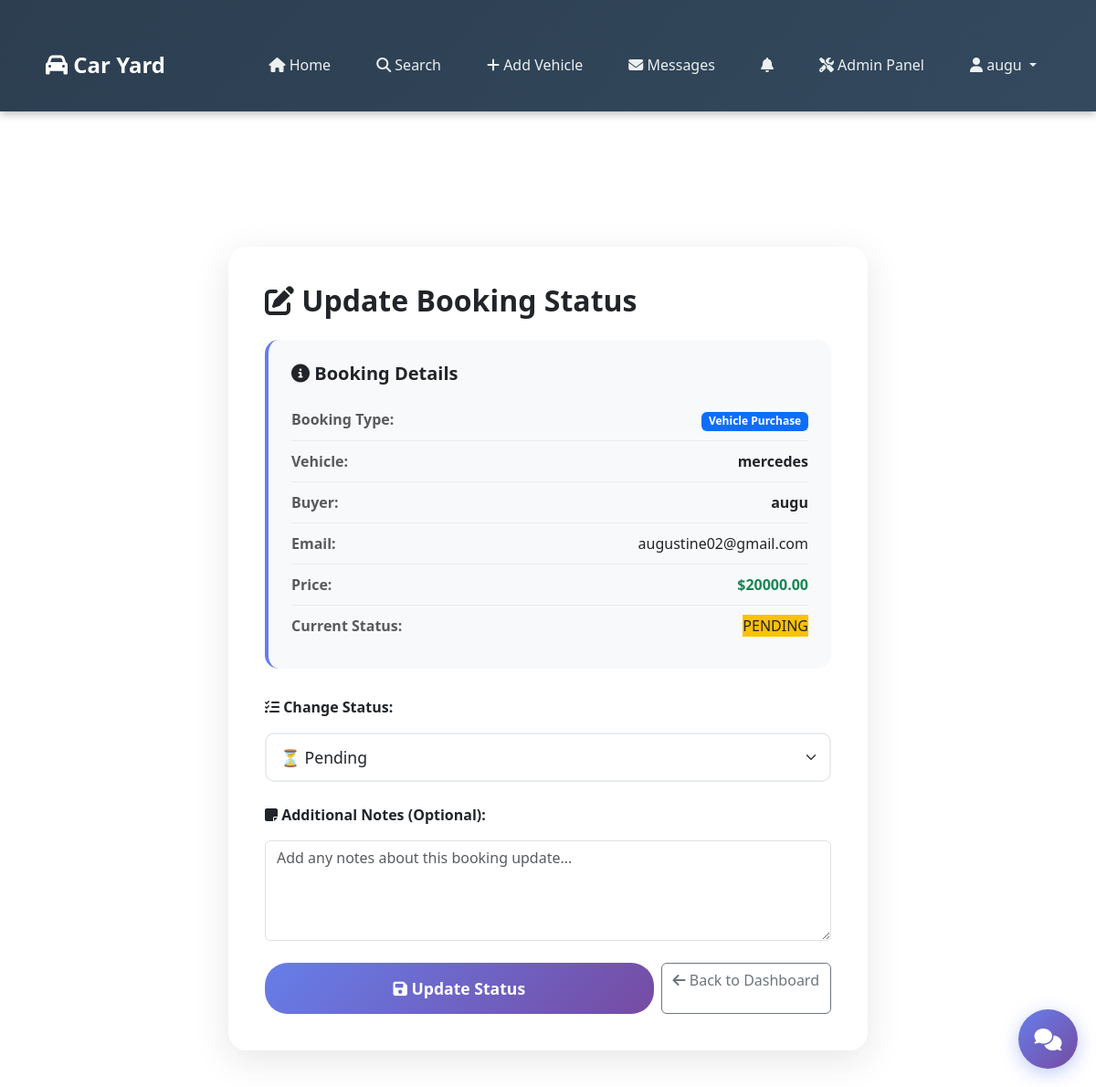
The app's page /staff/booking/55/update/ (signed in) with its own data.
### caryard/models.py (models this page shows, shortened)
class Booking(models.Model):
    STATUS_CHOICES = (
        ('PENDING', 'Pending'),
        ('CONFIRMED', 'Confirmed'),
        ('CANCELLED', 'Cancelled'),
    )
    BOOKING_TYPE_CHOICES = (
        ('VEHICLE', 'Vehicle Purchase'),
        ('TOUR', 'Car Yard Tour'),
    )
    booking_type = models.CharField(max_length=10, choices=BOOKING_TYPE_CHOICES, default='VEHICLE')
    vehicle = models.ForeignKey(Vehicle, on_delete=models.CASCADE, null=True, blank=True)
    buyer = models.ForeignKey(Buyer, on_delete=models.CASCADE)
    date = models.DateTimeField(default=timezone.now)
    staff = models.ForeignKey(Staff, on_delete=models.SET_NULL, null=True, blank=True)
    status = models.CharField(max_length=10, choices=STATUS_CHOICES, default='PENDING')
    tour_date = models.DateTimeField(null=True, blank=True, help_text="Preferred date for car yard tour")
    notes = models.TextField(blank=True, help_text="Additional notes for the booking")

class Vehicle(models.Model):
    seller = models.ForeignKey(Seller, on_delete=models.CASCADE, related_name="vehicles")
    title = models.CharField(max_length=200, null =True)
    description = models.TextField()
    price = models.DecimalField(max_digits=10, decimal_places=2, null = True)
    image = models.ImageField(upload_to="vehicles/")
    created = models.DateTimeField(default=timezone.now)

class Buyer(models.Model):
    user = models.OneToOneField(User, on_delete=models.CASCADE)
    phone = models.CharField(max_length=20, blank=True, null=True)
    address = models.CharField(max_length=255, blank=True, null=True)

### caryard/views.py (the view, shortened to what this page needs)
# urls.py: path('staff/booking/<int:booking_id>/update/', views.update_booking_status, name='update_booking_status'),
@login_required
def update_booking_status(request, booking_id):
    try:
        staff = Staff.objects.get(user=request.user)
    except Staff.DoesNotExist:
        if not request.user.is_superuser:
            messages.error(request, "You are not authorized to perform this action.")
            return redirect("home")
        staff = None
    if request.user.is_superuser:
        booking = get_object_or_404(Booking, id=booking_id)
    else:
        booking = get_object_or_404(Booking, id=booking_id, staff=staff)
    return render(request, "update_booking_status.html", {"booking": booking})

### caryard/templates/update_booking_status.html (shortened to what this page needs)
{% extends "base.html" %} {% load static %} {% block content %}
<div class="container">
    <div class="update-card">
        <h2 class="fw-bold mb-4">
            <i class="fa fa-edit"></i> Update Booking Status
        </h2>
        <div class="booking-info">
            <h5 class="fw-bold mb-3">
                <i class="fa fa-info-circle"></i> Booking Details
            </h5>
            <div class="info-item">
                <span class="text-muted"><strong>Booking Type:</strong></span>
                <span>
                    {% if booking.booking_type == 'TOUR' %}
                        <span class="badge bg-info text-white">Car Yard Tour</span>
                    {% else %}
                        <span class="badge bg-primary">Vehicle Purchase</span>
                    {% endif %}
                </span>
            </div>
            {% if booking.vehicle %}
            <div class="info-item">
                <span class="text-muted"><strong>Vehicle:</strong></span>
                <span class="fw-bold">{{ booking.vehicle.title }}</span>
            </div>
            {% endif %}
            <div class="info-item">
                <span class="text-muted"><strong>Buyer:</strong></span>
                <span class="fw-bold">{{ booking.buyer.user.username }}</span>
            </div>
            <div class="info-item">
                <span class="text-muted"><strong>Email:</strong></span>
                <span>{{ booking.buyer.user.email }}</span>
            </div>
            {% if booking.vehicle %}
            <div class="info-item">
                <span class="text-muted"><strong>Price:</strong></span>
                <span class="fw-bold text-success">${{ booking.vehicle.price|floatformat:2 }}</span>
            </div>
            {% endif %}
            <div class="info-item">
                <span class="text-muted"><strong>Current Status:</strong></span>
                <span class="status-badge
                    {% if booking.status == 'CONFIRMED' %}bg-success text-white
                    {% elif booking.status == 'PENDING' %}bg-warning text-dark
                    {% else %}bg-danger text-white{% endif %}">
                    {{ booking.status }}
                </span>
            </div>
        </div>
        <form method="post">
            <div class="mb-4">
                <label for="status" class="form-label fw-bold mb-3">
                    <i class="fa fa-tasks"></i> Change Status:
                </label>
                <select name="status" id="status" class="form-select status-select">
                    <option value="PENDING" {% if booking.status == "PENDING" %}selected{% endif %}>
                        ⏳ Pending
                    </option>
                </select>
            </div>
            <div class="mb-4">
                <label for="notes" class="form-label fw-bold mb-3">
                    <i class="fa fa-sticky-note"></i> Additional Notes (Optional):
                </label>
                <textarea
                    name="notes"
                    id="notes"
                    class="form-control"
                    rows="4"
                    placeholder="Add any notes about this booking update..."
                >{{ booking.notes }}</textarea>
            </div>
            <div class="d-flex gap-2">
                <button type="submit" class="submit-btn flex-fill">
                    <i class="fa fa-save"></i> Update Status
                </button>
                <a href="{% url 'staff_dashboard' %}" class="btn btn-outline-secondary">
                    <i class="fa fa-arrow-left"></i> Back to Dashboard
                </a>
            </div>
        </form>
    </div>
</div>
{% endblock %}

### caryard/templates/base.html (shortened to what this page needs)
{% load static %}
<!DOCTYPE html>
<html lang="en">
<head>
    <link href="https://cdn.jsdelivr.net/npm/bootstrap@5.3.2/dist/css/bootstrap.min.css" rel="stylesheet">
    <link href="https://cdnjs.cloudflare.com/ajax/libs/font-awesome/6.5.0/css/all.min.css" rel="stylesheet">
    <link href="{% static 'carousel.css' %}" rel="stylesheet">
</head>
<body class="car-yard-app">
    <nav class="navbar navbar-expand-lg navbar-dark bg-dark">
        <div class="container">
            <a class="navbar-brand" href="{% url 'home' %}">
                <i class="fa fa-car"></i> Car Yard
            </a>
            <div class="collapse navbar-collapse" id="navbarNav">
                <ul class="navbar-nav ms-auto">
                    <li class="nav-item"><a class="nav-link" href="{% url 'home' %}"><i class="fa fa-home"></i> Home</a></li>
                    <li class="nav-item"><a class="nav-link" href="{% url 'search' %}"><i class="fa fa-search"></i> Search</a></li>
                    <li class="nav-item"><a class="nav-link" href="{% url 'add_vehicle' %}"><i class="fa fa-plus"></i> Add Vehicle</a></li>
                    {% if user.is_authenticated %}
                    <li class="nav-item"><a class="nav-link" href="{% url 'inbox' %}"><i class="fa fa-envelope"></i> Messages</a></li>
                    <li class="nav-item">
                        <a class="nav-link position-relative" href="{% url 'notifications' %}">
                            <i class="fa fa-bell"></i>
                        </a>
                    </li>
                     {% if user.is_superuser %}
                    <li class="nav-item">
                        <a class="nav-link" href="/admin/">
                            <i class="fa fa-tools"></i> Admin Panel
                        </a>
                    </li>
                    {% endif %}
                    <li class="nav-item dropdown">
                        <a class="nav-link dropdown-toggle" href="#" id="navbarDropdown" role="button" data-bs-toggle="dropdown" aria-expanded="false">
                            <i class="fa fa-user"></i> {{ user.username }}
                        </a>
                    </li>
                    {% endif %}
                </ul>
            </div>
        </div>
    </nav>
    <div class="container mt-4 app-alerts">
    </div>
    <div class="container mt-4 app-content">
        {% block content %}{% endblock %}
    </div>
    <button id="openChat" class="chat-toggle-btn">
        <i class="fa fa-comments"></i>
    </button>
</body>
</html>

### static/carousel.css (style rules this page uses)
.container { position: relative; z-index: 10; background: transparent; border-radius: 10px; margin-top: 20px; padding: 20px; }

### caryard/templates/update_booking_status.html (style rules this page uses)
.update-card { background: white; border-radius: 20px; padding: 40px; box-shadow: 0 10px 40px rgba(0,0,0,0.1); max-width: 700px; margin: 0 auto; }
.booking-info { background: #f8f9fa; border-radius: 15px; padding: 25px; margin-bottom: 30px; border-left: 4px solid #667eea; }
.info-item { display: flex; justify-content: space-between; padding: 10px 0; border-bottom: 1px solid #e9ecef; }
.info-item:last-child { border-bottom: none; }
.status-select { border-radius: 10px; border: 2px solid #e9ecef; padding: 12px 15px; font-size: 1.1rem; transition: all 0.3s; }
.submit-btn { background: linear-gradient(135deg, #667eea 0%, #764ba2 100%); color: white; border: none; border-radius: 25px; padding: 15px 40px; font-size: 1.1rem; font-weight: 600; transition: all 0.3s; }

### caryard/templates/base.html (style rules this page uses)
.chat-toggle-btn { position: fixed; bottom: 20px; right: 20px; width: 65px; height: 65px; background: linear-gradient(135deg, #667eea 0%, #764ba2 100%); border: none; border-radius: 50%; color: white; font-size: 1.5rem; cursor: pointer; z-index: 9998; box-shadow: 0 5px 20px rgba(102, 126, 234, 0.4); transition: all 0.3s; display: flex; align-items: center; justify-content: center; }

### records on screen
Booking: vehicle "mercedes", buyer.user.username "augu", buyer.user.email "augustine02@gmail.com", vehicle.price "20000.00", status "PENDING", status "⏳ Pending"

### other values on screen
{{ user.username }} "augu"
